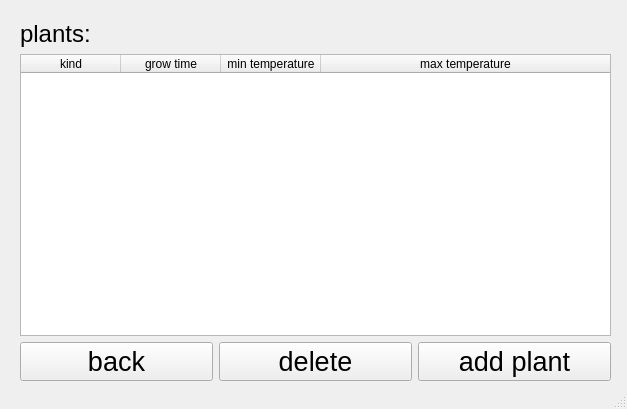
<?xml version="1.0" encoding="UTF-8"?>
<ui version="4.0">
 <class>MainWindow</class>
 <widget class="QMainWindow" name="MainWindow">
  <property name="windowModality">
   <enum>Qt::NonModal</enum>
  </property>
  <property name="enabled">
   <bool>true</bool>
  </property>
  <property name="geometry">
   <rect>
    <x>0</x>
    <y>0</y>
    <width>627</width>
    <height>409</height>
   </rect>
  </property>
  <property name="windowTitle">
   <string>plant managment</string>
  </property>
  <property name="tabShape">
   <enum>QTabWidget::Rounded</enum>
  </property>
  <widget class="QWidget" name="centralwidget">
   <widget class="QWidget" name="verticalLayoutWidget">
    <property name="geometry">
     <rect>
      <x>20</x>
      <y>20</y>
      <width>591</width>
      <height>361</height>
     </rect>
    </property>
    <layout class="QVBoxLayout" name="verticalLayout">
     <item>
      <widget class="QLabel" name="label_plants">
       <property name="font">
        <font>
         <pointsize>18</pointsize>
        </font>
       </property>
       <property name="text">
        <string>plants:</string>
       </property>
      </widget>
     </item>
     <item>
      <widget class="QTableWidget" name="tableWidget">
       <property name="selectionMode">
        <enum>QAbstractItemView::SingleSelection</enum>
       </property>
       <property name="selectionBehavior">
        <enum>QAbstractItemView::SelectRows</enum>
       </property>
       <attribute name="horizontalHeaderStretchLastSection">
        <bool>true</bool>
       </attribute>
       <attribute name="verticalHeaderVisible">
        <bool>false</bool>
       </attribute>
       <attribute name="verticalHeaderHighlightSections">
        <bool>false</bool>
       </attribute>
       <column>
        <property name="text">
         <string>kind</string>
        </property>
       </column>
       <column>
        <property name="text">
         <string>grow time</string>
        </property>
       </column>
       <column>
        <property name="text">
         <string>min temperature</string>
        </property>
       </column>
       <column>
        <property name="text">
         <string>max temperature</string>
        </property>
       </column>
      </widget>
     </item>
     <item>
      <layout class="QHBoxLayout" name="horizontalLayout">
       <item>
        <widget class="QPushButton" name="btn_back">
         <property name="font">
          <font>
           <pointsize>20</pointsize>
          </font>
         </property>
         <property name="text">
          <string>back</string>
         </property>
        </widget>
       </item>
       <item>
        <widget class="QPushButton" name="btn_delete">
         <property name="font">
          <font>
           <pointsize>20</pointsize>
          </font>
         </property>
         <property name="text">
          <string>delete</string>
         </property>
        </widget>
       </item>
       <item>
        <widget class="QPushButton" name="btn_addPlant">
         <property name="font">
          <font>
           <pointsize>20</pointsize>
          </font>
         </property>
         <property name="text">
          <string>add plant</string>
         </property>
        </widget>
       </item>
      </layout>
     </item>
    </layout>
   </widget>
  </widget>
  <widget class="QStatusBar" name="statusbar"/>
 </widget>
 <resources/>
 <connections/>
</ui>
